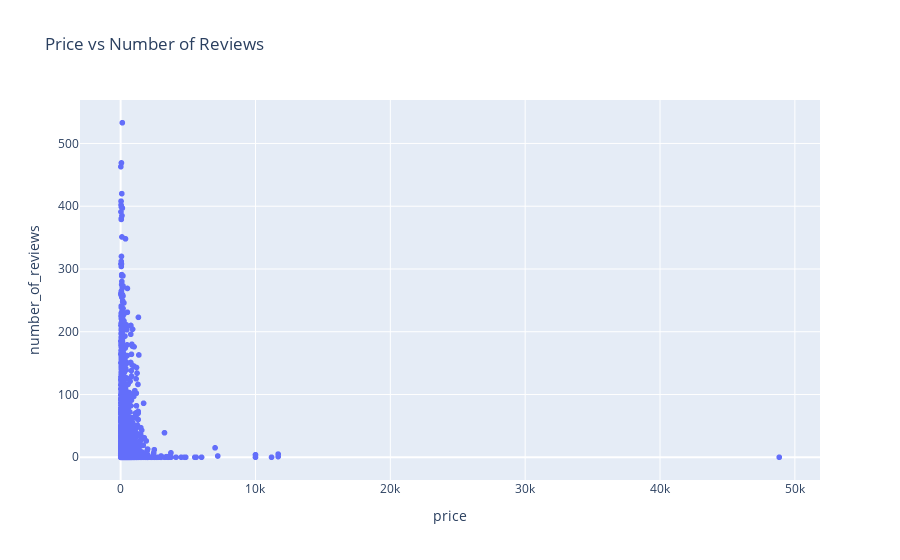

Source (notebook cell):
### Code cell
fig=px.scatter(df,x=df['price'],y=df['number_of_reviews'],title="Price vs Number of Reviews")
fig.show()

### Figure 1 — Plotly figure (JSON) as saved in the notebook; plotly's stock layout.template omitted (floating-point values rounded to 4 significant figures; data arrays with more than 128 entries replaced by an {"elided": "..."} marker saying what was removed)
{"data": [{"hovertemplate": "price=%{x}<br>number_of_reviews=%{y}<extra></extra>", "legendgroup": "", "marker": {"color": "#636efa", "symbol": "circle"}, "mode": "markers", "name": "", "showlegend": false, "type": "scattergl", "x": {"elided": "5555 int values"}, "xaxis": "x", "y": {"elided": "5555 int values"}, "yaxis": "y"}], "layout": {"autosize": true, "legend": {"tracegroupgap": 0}, "title": {"text": "Price vs Number of Reviews"}, "xaxis": {"anchor": "y", "autorange": true, "domain": [0, 1], "range": [-2946.0, 51800.0], "title": {"text": "price"}, "type": "linear"}, "yaxis": {"anchor": "x", "autorange": true, "domain": [0, 1], "range": [-43.99, 577.0], "title": {"text": "number_of_reviews"}, "type": "linear"}}}
